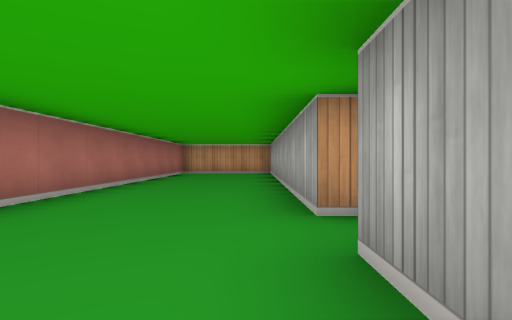
View 1 (above)

20 first-person views from a walk through a cub3D level. The camera is about half as high as the walls, looks level and sees 80° across. The floor is counted in squares. Each view is taken from the middle of a square. On the plan, view 1 faces up. The plan holds only what a view shows up to about 9 squares ahead; the rest is blank.

View 2
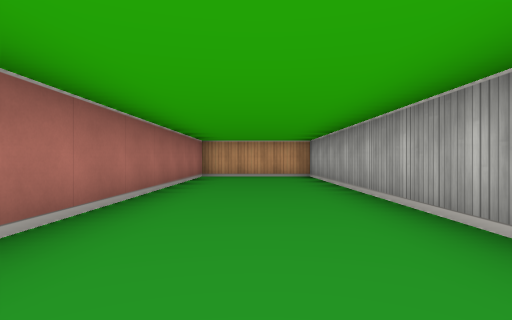

View 3
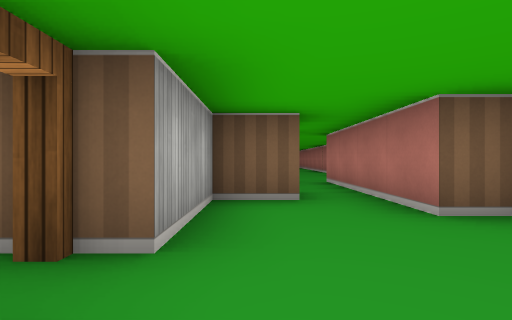

View 4
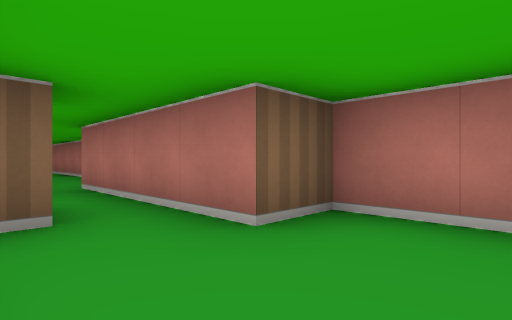

View 5
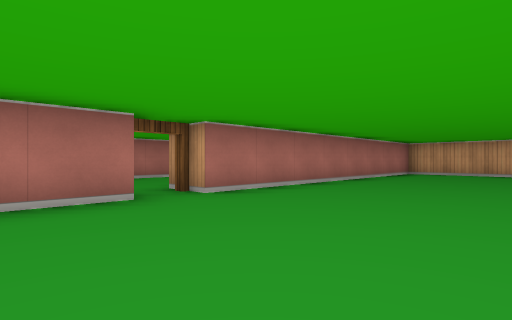

View 6
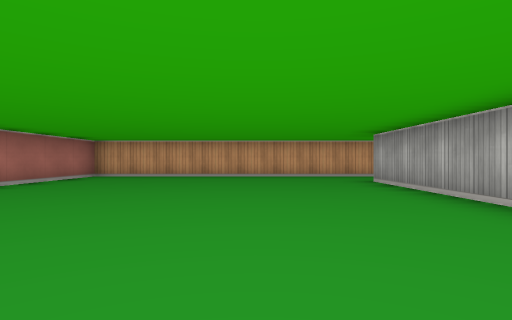

View 7
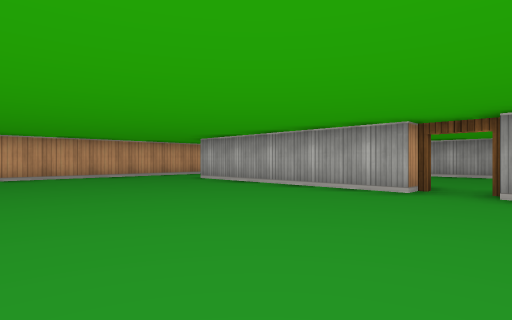

View 8
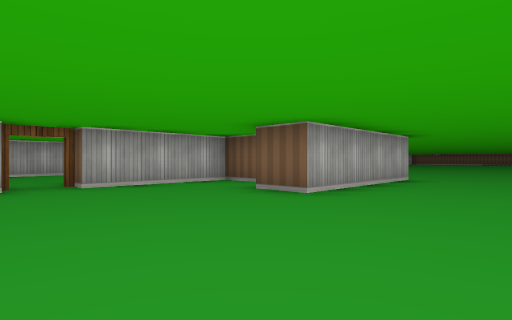

View 9
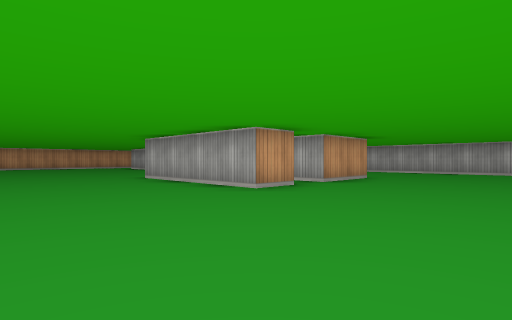

View 10
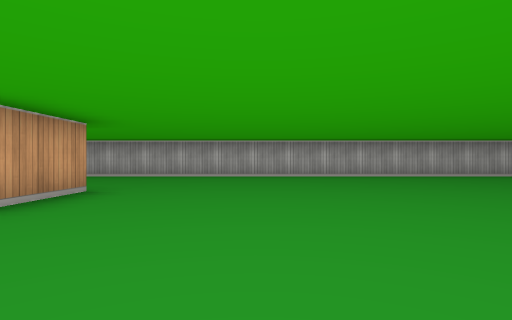

View 11
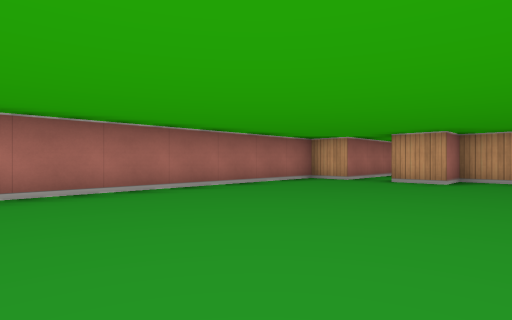

View 12
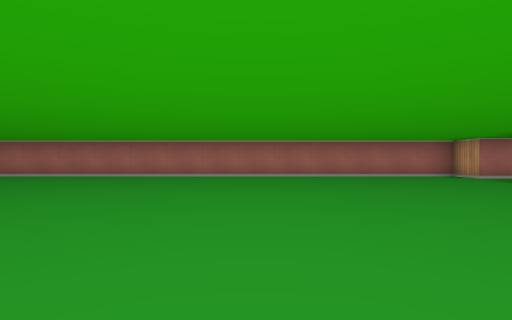

View 13
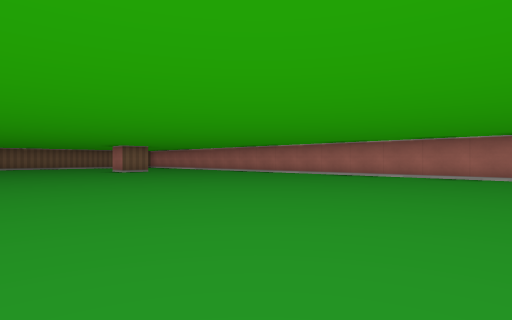

View 14
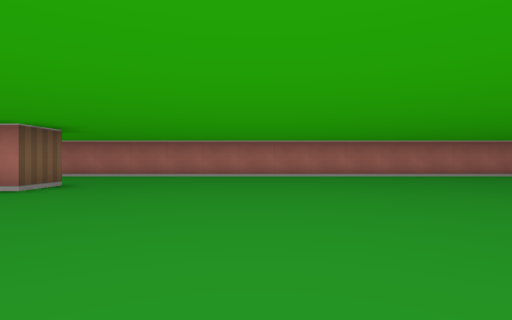

View 15
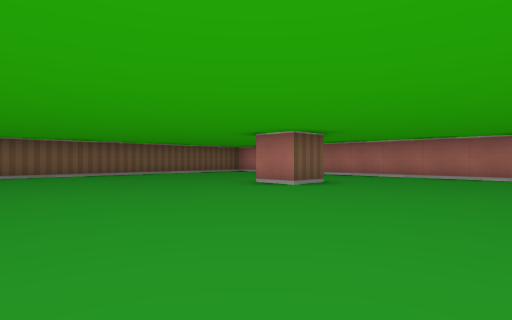

View 16
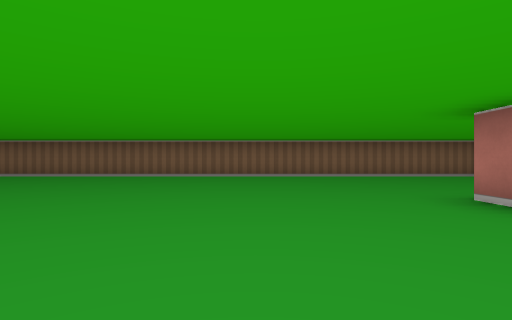

View 17
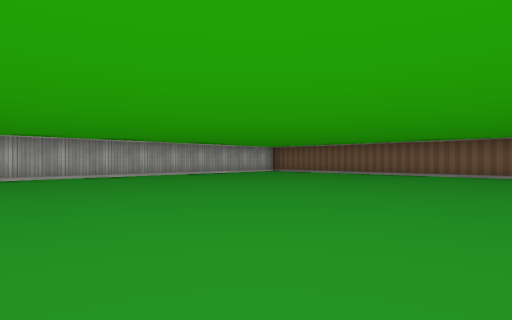

View 18
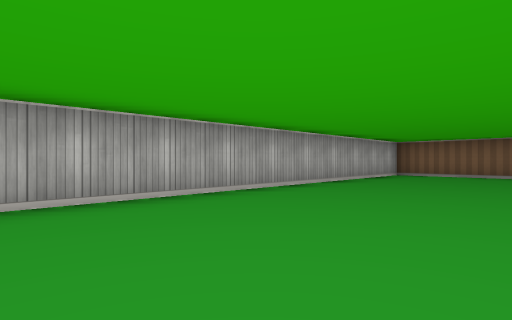

View 19
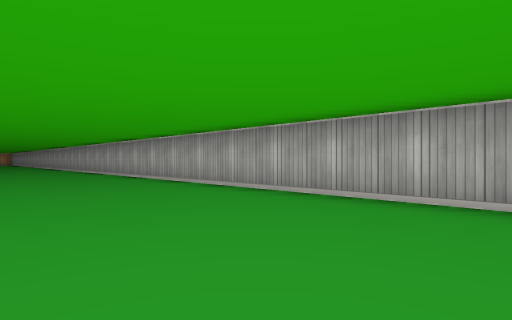

View 20
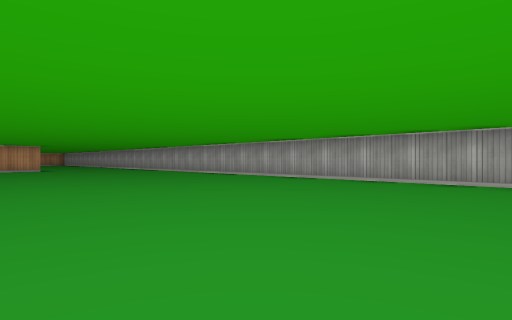

### Floor plan
Ten units are one square. View 1 is at (0, 0); x grows to the right and y downward. Boxes are objects, and circles mark ways between rooms. Rooms are numbered by the first view taken in them; rooms with no view inside come last. Other rooms are left out.
<svg viewBox="-30 -110 170 400">
<path fill="none" stroke="#000" d="M5 -25 5 -105 -25 -105 -25 -5 -15 -5 -15 35M-5 5 5 5 5 -15M65 35 55 35 55 -5 65 -5M95 35 75 35 75 26M14 25 5 25 5 35 -5 35M-15 35 -25 35 -25 245M75 5 85 5 85 -25M5 225 15 225 15 235M15 -15 15 -2M85 -35 85 -85M135 -18 135 -46M135 282 135 12M-21 285 132 285M94 -105 15 -105 15 -25"/>
<circle cx="-10" cy="40" r="3" fill="#2a7"/>
<circle cx="10" cy="-20" r="3" fill="#2a7"/>
<text x="-10" y="-50">1</text>
<text x="60" y="110">2</text>
</svg>
Room 1 opens to room 2.

Where each view was taken, in squares from view 1:
view 1: 0 up, 0 right, facing up
view 2: 2 up, 1 left, facing up
view 3: 3 up, 0 right, facing down
view 4: 2 up, 0 right, facing down-left
view 5: 0 up, 5 right, facing up-left
view 6: 2 up, 6 right, facing up
view 7: 2 up, 4 right, facing up-right
view 8: 4 up, 3 right, facing down-right
view 9: 7 down, 2 right, facing up-right
view 10: 6 down, 5 right, facing right
view 11: 10 down, 2 right, facing up-left
view 12: 9 down, 6 right, facing left
view 13: 11 down, 6 right, facing down-left
view 14: 19 down, 6 right, facing left
view 15: 19 down, 6 right, facing down-left
view 16: 20 down, 4 right, facing down
view 17: 19 down, 5 right, facing down-right
view 18: 19 down, 10 right, facing down-right
view 19: 21 down, 10 right, facing up-right
view 20: 18 down, 7 right, facing up-right
